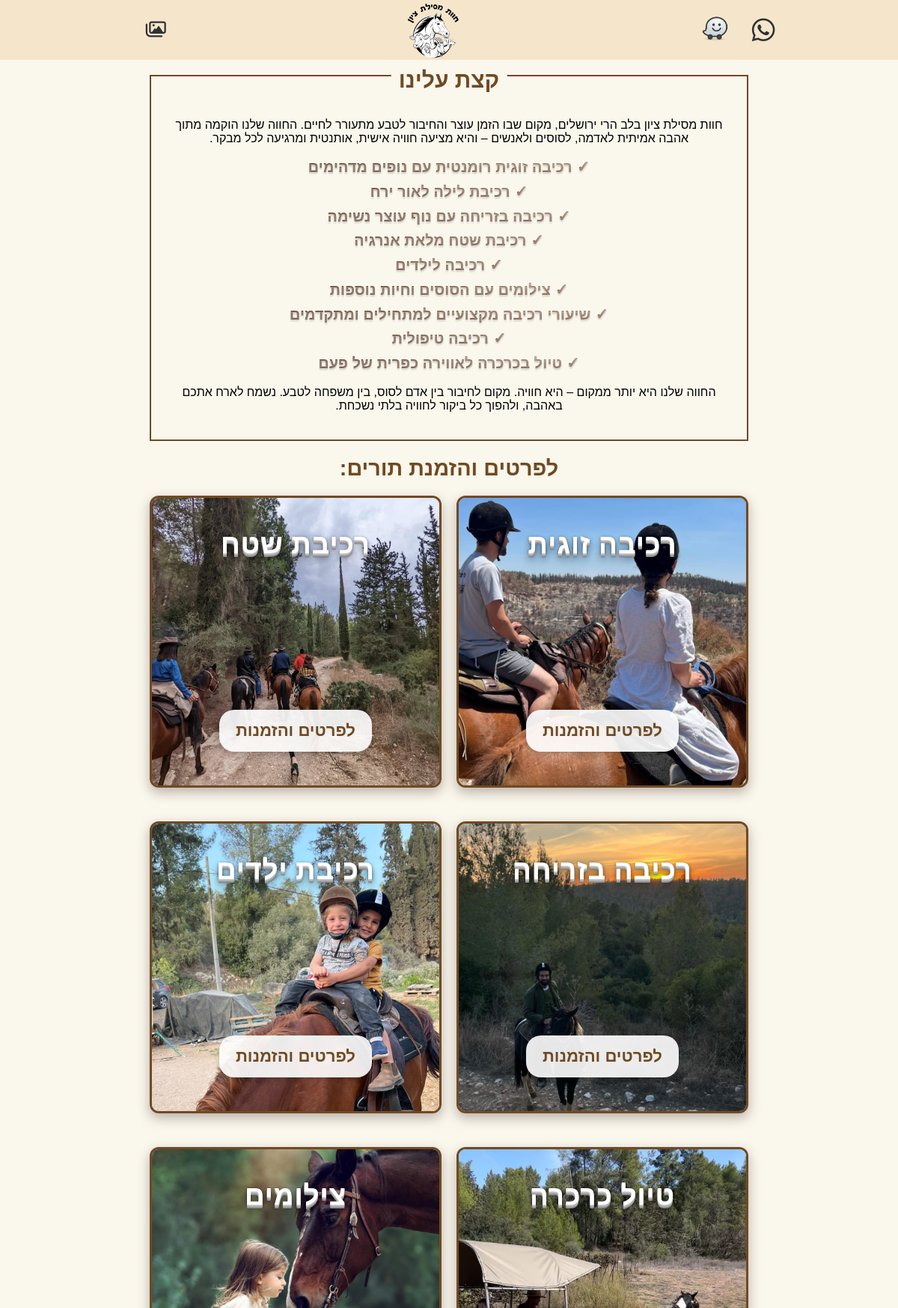
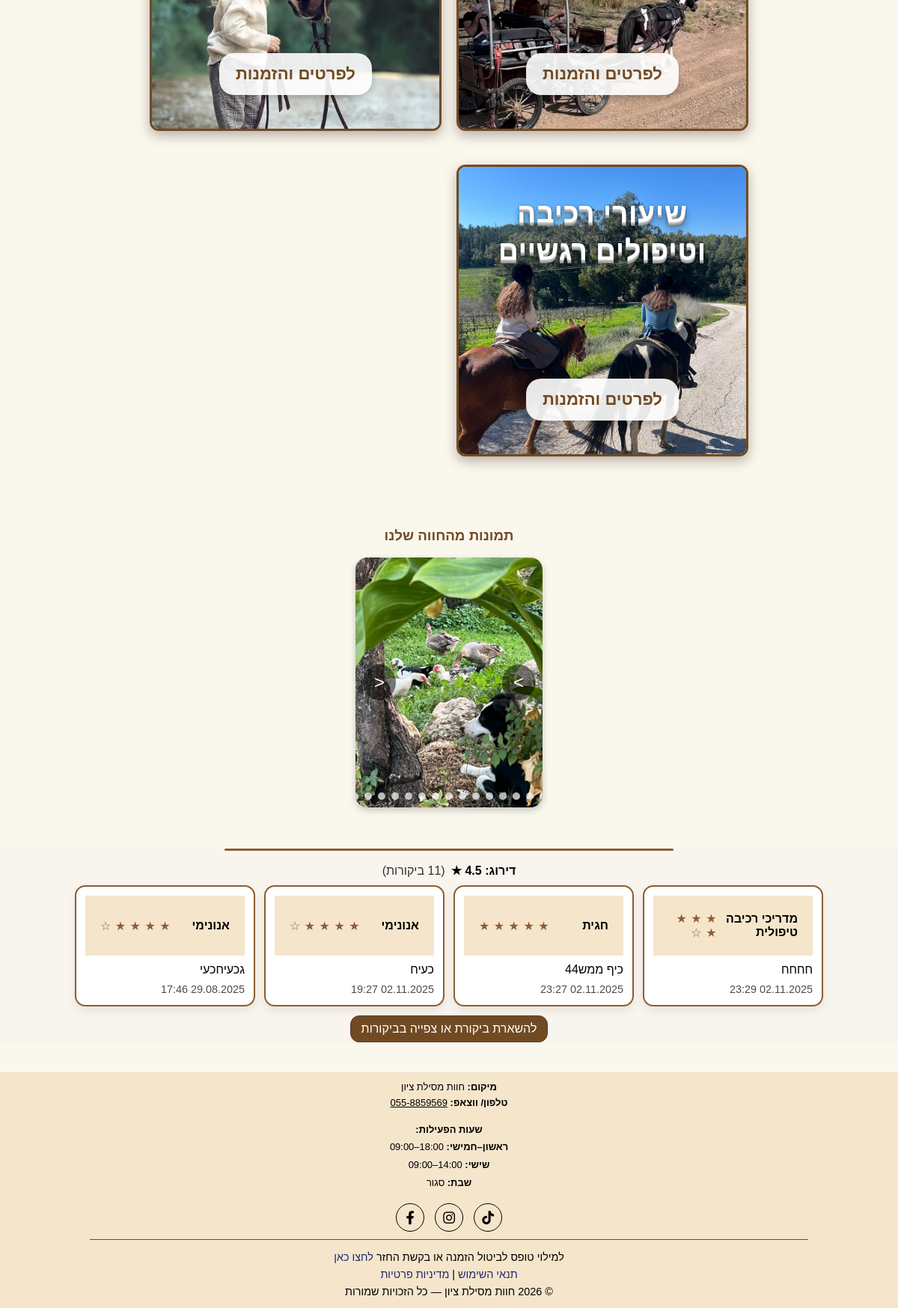
The page / on the database its author committed (2 pictures, top to bottom).
### homePage/models.py (models this page shows, shortened)
class SiteReview(models.Model):                               # מודל תגובה/דירוג לכל האתר
    name = models.CharField("שם", max_length=80, blank=True)
    rating = models.PositiveSmallIntegerField("דירוג", validators=[MinValueValidator(1), MaxValueValidator(5)])
    comment = models.TextField("תגובה", blank=True)
    created_at = models.DateTimeField("נוצר ב-", auto_now_add=True)      # נוצר ב־save הראשון
    updated_at = models.DateTimeField("עודכן ב-", auto_now=True)          # מתעדכן בכל save
    class Meta:
        ordering = ['-created_at']                            # תציגו מהחדש לישן
        indexes = [models.Index(fields=['created_at'])]
        verbose_name = "ביקורת"
        verbose_name_plural = "ביקורות"

class BusinessHours(models.Model):
    season = models.CharField(max_length=10, choices=[("summer","קיץ"),("winter","חורף")])
    days = models.ManyToManyField('Weekday', related_name="business_hours")
    start_time = models.TimeField()
    end_time = models.TimeField()
    class Meta:
        verbose_name = "שעות עבודה כלליות"
        verbose_name_plural = "שעות עבודה כלליות"

### homePage/views.py (the view)
# urls.py: path('', views.home, name='home'),
def home(request):
    hours_rows = build_business_hours_rows()         # שלך, מחזיר ראשון..שבת
    hours_rows = group_consecutive_hours(hours_rows) # קיבוץ רצפים זהים
    popup_payload = request.session.pop('payment_popup', None)  # קריאה חד-פעמית
    is_winter = ((timezone.localtime().dst() or timedelta(0)) == timedelta(0))
    latest_reviews = list(SiteReview.objects.order_by('-created_at')[:4])  # ← 4 אחרונות
    reviews_total  = SiteReview.objects.count()
    reviews_avg    = SiteReview.objects.aggregate(avg=Avg('rating'))['avg'] or 0
    return render(request, "homePage/home.html", {
        "hours_rows": hours_rows,    # שם המפתח לא משתנה → אין שינוי בתבנית
        "is_winter": is_winter,
        "payment_popup_json": json.dumps(popup_payload) if popup_payload else None,
        "latest_reviews": latest_reviews,
        "reviews_total": reviews_total,
        "reviews_avg": reviews_avg,
    })

### homePage/utils.py (called while the page is built)
def group_consecutive_hours(rows):
    def get(r, k):
        return r.get(k) if isinstance(r, dict) else getattr(r, k)
    grouped = []
    i = 0
    n = len(rows)
    while i < n:
        j = i
        while (j + 1 < n and
               get(rows[j], "closed") == get(rows[j+1], "closed") and
               (get(rows[j], "closed") or
                (get(rows[j], "start") == get(rows[j+1], "start") and
                 get(rows[j], "end")   == get(rows[j+1], "end")))):
            j += 1
        first_label = get(rows[i], "label")
        last_label  = get(rows[j], "label")
        label = first_label if i == j else f"{first_label}–{last_label}"
        grouped.append({
            "label":  label,
            "start":  get(rows[i], "start"),
            "end":    get(rows[i], "end"),
            "closed": get(rows[i], "closed"),
        })
        i = j + 1
    return grouped

### homePage/templates/homePage/home.html (shortened to what this page needs)
{% extends "homePage/base.html" %}
{% load static %}
{% block extra_css %}
<link rel="stylesheet" href="{% static 'homePage/home_style.css' %}">
{% endblock %}
{% block content %}
    <div class="container">
        <section class="about">
          <div class="frame-text">קצת עלינו</div>
          <p>
            חוות מסילת ציון בלב הרי ירושלים, מקום שבו הזמן עוצר והחיבור לטבע מתעורר לחיים.
            החווה שלנו הוקמה מתוך אהבה אמיתית לאדמה, לסוסים ולאנשים – והיא מציעה חוויה אישית, אותנטית ומרגיעה לכל מבקר.
          </p>
          <ul class="about-list fancy-ink checkmarks">
              <li>רכיבה זוגית רומנטית עם נופים מדהימים</li>
              <li>רכיבת לילה לאור ירח</li>
              <li>רכיבה בזריחה עם נוף עוצר נשימה</li>
              <li>רכיבת שטח מלאת אנרגיה</li>
              <li>רכיבה לילדים</li>
              <li>צילומים עם הסוסים וחיות נוספות</li>
              <li>שיעורי רכיבה מקצועיים למתחילים ומתקדמים</li>
              <li>רכיבה טיפולית</li>
              <li>טיול בכרכרה לאווירה כפרית של פעם</li>
          </ul>
          <p>
            החווה שלנו היא יותר ממקום – היא חוויה. מקום לחיבור בין אדם לסוס, בין משפחה לטבע.
            נשמח לארח אתכם באהבה, ולהפוך כל ביקור לחוויה בלתי נשכחת.
          </p>
        </section>
        <section class="activities">
            <h2>לפרטים והזמנת תורים:</h2>
            <ul>
                <li>
                    <div class="activity-button">
                        <a href="{% url 'couple_riding' %}" class="details-link"> <h4> לפרטים והזמנות</h4></a>
                        <img src="{% static 'homePage/images/couple-riding.jpg' %}" alt="רכיבה זוגית">
                        <span class="title-text">רכיבה זוגית </span>
                    </div>
                </li>
                <li>
                    <div class="activity-button" >
                        <a href="{% url 'group_riding' %}" class="details-link"> <h4> לפרטים והזמנות</h4></a>
                        <img src="{% static 'homePage/images/group-riding.jpg' %}" alt="רכיבה קבוצתית">
                        <span class="title-text">רכיבת שטח</span>
                    </div>
                </li>
                <li>
                    <div class="activity-button" >
                        <a href="{% url 'sunrise_riding' %}" class="details-link"> <h4> לפרטים והזמנות</h4></a>
                        <img src="{% static 'homePage/images/sunrise-riding.jpg' %}" alt="רכיבה בזריחה">
                        <span class="title-text">רכיבה בזריחה</span>
                    </div>
                </li>
                <li>
                    <div class="activity-button" >
                        <a href="{% url 'children_riding' %}" class="details-link"> <h4> לפרטים והזמנות</h4></a>
                        <img src="{% static 'homePage/images/children-riding.jpg' %}" alt="רכיבה לילדים">
                        <span class="title-text">רכיבת ילדים</span>
                    </div>
                </li>
                <li>
                    <div class="activity-button" >
                        <a href="{% url 'carriage_trip' %}" class="details-link"> <h4> לפרטים והזמנות</h4></a>
                        <img src="{% static 'homePage/images/carriage-trip.jpg' %}" alt="טיול כרכרה">
                        <span class="title-text">טיול כרכרה</span>
                    </div>
                </li>
                <li>
                    <div class="activity-button" >
                        <a href="{% url 'photographs' %}" class="details-link"> <h4> לפרטים והזמנות</h4></a>
                        <img src="{% static 'homePage/images/photographs.jpg' %}" alt="צילומים">
                        <span class="title-text">צילומים</span>
                    </div>
                </li>
                <li>
                    <div class="activity-button" >
                        <a href="{% url 'riding_lessons' %}" class="details-link"> <h4> לפרטים והזמנות</h4></a>
                        <img src="{% static 'homePage/images/riding-lessons.jpg' %}" alt="שיעורי רכיבה">
                        <span class="title-text">שיעורי רכיבה וטיפולים רגשיים</span>
                    </div>
                </li>
            </ul>
        </section>
    </div>
    <section class="carousel">
        <h3>תמונות מהחווה שלנו</h3>
        <div class="carousel-container">
            <img id="carousel-image" src="{% static 'homePage/images/p1.jpg' %}" alt="תמונה מהחווה">
            <button class="prev-btn">&lt;</button> <button class="next-btn">&gt;</button> <div class="carousel-dots"></div>
        </div>
    </section>
    <section class="reviews-wrap" dir="rtl">
      <div class="reviews-header">
        {% if reviews_total %}
          <span class="avg">דירוג: {{ reviews_avg|floatformat:1 }} ★</span>
          <span class="count">({{ reviews_total }} ביקורות)</span>
        {% else %}
          <span>עדיין אין ביקורות — תהיו הראשונים!</span>
        {% endif %}
      </div>
      <div class="reviews-grid">
        {% for r in latest_reviews %}
          <article class="review-card">
            <header class="review-head">
              <strong class="review-who">{{ r.name|default:"אנונימי" }}</strong>
              <span class="stars" aria-label="{{ r.rating }} כוכבים">
                {% for i in "12345" %}
                  {% if forloop.counter <= r.rating %}★{% else %}☆{% endif %}
                {% endfor %}
              </span>
            </header>
            {% if r.comment %}
              <p class="review-comment">{{ r.comment|truncatechars:180 }}</p>
            {% endif %}
            <small class="review-ts">{{ r.created_at|date:"d.m.Y H:i" }}</small>
          </article>
        {% endfor %}
      </div>
      <a class="see-all" href="{% url 'site_reviews' %}">להשארת ביקורת או צפייה בביקורות</a>
    </section>
{% endblock %}
{% block footer %}
<footer class="contact-section">
    <div>
        <strong>מיקום:</strong>
        חוות מסילת ציון
    </div>
    <div>
        <strong>טלפון/ ווצאפ:</strong>
    <a href="tel:+97255-8859569" class="tel-color">055-8859569 </a>
    </div>
    <ul class="hours-list">
      <strong>שעות הפעילות:</strong>
      {% for row in hours_rows %}
        <li>
          <strong>{{ row.label }}:</strong>
          {% if row.closed %}
            סגור
          {% else %}
            <span class="time-range" dir="ltr">
              {{ row.start|time:"H:i" }}&ndash;{{ row.end|time:"H:i" }}
            </span>
          {% endif %}
        </li>
      {% endfor %}
    </ul>
</footer>
{% endblock %}

### homePage/templates/homePage/base.html (shortened to what this page needs)
{% load static %}
<!DOCTYPE html>
<html lang="he" dir="rtl">
<head>
    <link rel="stylesheet" href="{% static 'homePage/base.css' %}">
    <link rel="stylesheet" href="https://cdnjs.cloudflare.com/ajax/libs/font-awesome/6.4.0/css/all.min.css">
    {% block extra_css %}{% endblock %}
</head>
<body>
    <header>
        <div class="right-icons">
            <a href="https://wa.me/972558859569" target="_blank">
                <i class="fa-brands fa-whatsapp whatsapp-icon"></i>
            </a>
            <a href="https://waze.com/ul?ll=31.805655,35.005960&navigate=yes" target="_blank">
                <img src="{% static 'homePage/images/waze.png' %}" alt="Waze" class="waze-icon">
            </a>
        </div>
        {% url 'home' as home_url %}
        <div class="logo">
          <a class="brand {% if request.path == home_url %}is-current{% endif %}" href="{{ home_url }}" aria-label="דף הבית">
            <img src="{% static 'homePage/images/logo.png' %}" alt="חוות סילת ציון לוגו">
          </a>
        </div>
        <div class="left-icons">
            <a href="{% url 'gallery' %}">
                <i class="fa-regular fa-images gallery-icon"></i>
            </a>
        </div>
    </header>
    <main>
        {% block content %}{% endblock %}
    </main>
    <footer>
      {% block footer %}{% endblock %}
        <div class="social-bar" dir="ltr" aria-label="רשתות חברתיות">
          <a class="icon facebook" href="https://www.facebook.com/share/1BcUjJUQyo/ " target="_blank" rel="noopener" aria-label="Facebook" title="Facebook">
            <i class="fa-brands fa-facebook-f" aria-hidden="true"></i>
          </a>
          <a class="icon instagram" href="https://www.instagram.com/mesilatzionfarm/" target="_blank" rel="noopener" aria-label="Instagram" title="Instagram">
            <i class="fa-brands fa-instagram" aria-hidden="true"></i>
          </a>
          <a class="icon tiktok" href="https://www.tiktok.com/@mesilat_zion_farm22" target="_blank" rel="noopener" aria-label="TikTok" title="TikTok">
            <i class="fa-brands fa-tiktok" aria-hidden="true"></i>
          </a>
        </div>
        <div class="privacy">
            למילוי טופס לביטול הזמנה או בקשת החזר
            <a href="{% url 'cancel_request' %}">לחצו כאן</a><br>
            <a href="{% url 'terms' %}">  תנאי השימוש  </a>   |
            <a href="{% url 'privacy' %}">  מדיניות פרטיות  </a><br>
        </div>
     <p class="rights">© {% now "Y" %} חוות מסילת ציון — כל הזכויות שמורות</p>
    </footer>
</body>
</html>

### homePage/static/homePage/base.css (style rules this page uses)
:root { --main-color: #704a22; --main-emerald: #fcfad4; --main-bright: #f5e5cb; --main-muted:#6b786f; --main-border:#faf0dc; --main-bor-der:#faf0dc; --main-white:#faf7f2; --main-background: #faf7ed; }
header { height: 80px; width: 100%; margin: 0; padding: 0 20px; display: flex; background-color: var(--main-bright); justify-content: space-around; position: sticky; top: 0; left: 0; right: 0; z-index: 10000; box-sizing: border-box; }
.logo img { height: 100%; display: table; width: auto; margin: 0 30px; }
.left-icons, .right-icons { display: flex; align-items: center; gap: 30px; font-size: 24px; }
.whatsapp-icon { font-size: 35px; cursor: pointer; color: #2f3133; }
.waze-icon { width: 40px; height: auto; cursor: pointer; }
.gallery-icon { color: #2f3133; }
html, body { min-height: 100dvh; }
body { margin: 0; padding: 0; background: var(--main-background)!important; }
.privacy { width: 80%; margin: 0 auto; border-top: 1px solid var(--main-color); padding-top: 12px; text-align: center; }
.privacy a { color: #1f2973; text-decoration: none; }
footer { background-color: var(--main-bright); font-size: 0.9em; line-height: 1.6; font-family: Arial, sans-serif !important; }
.rights { padding-bottom: 10px; margin: 0; text-align: center; }
.social-bar { display: flex; gap: 14px; align-items: center; justify-content: center; margin-bottom: 10px; padding-top: 10px; }
.social-bar .icon { width: 36px; height: 36px; display: inline-flex; align-items: center; justify-content: center; color: #000; border: 1px solid #000; border-radius: 50%; text-decoration: none; transition: transform .15s ease, background .2s ease, border-color .2s ease, color .2s ease; }
.social-bar .icon i { font-size: 18px; line-height: 1; }
:root { --brown: #2C1B10; --brown-light: #C49A6C; }

### rows shown on the page
SiteReview: name "מדריכי רכיבה טיפולית", rating 4 (drawn), comment "חחחח", created_at "02.11.2025 23:29"
SiteReview: name "חגית", rating 5 (drawn), comment "כיף ממש44", created_at "02.11.2025 23:27"
SiteReview: name "אנונימי", rating 4 (drawn), comment "כעיח", created_at "02.11.2025 19:27"
SiteReview: name "אנונימי", rating 4 (drawn), comment "גכעיחכעי", created_at "29.08.2025 17:46"
BusinessHours: start "09:00", end "18:00"
BusinessHours: start "09:00", end "14:00"

### other values the page prints
{{ reviews_avg|floatformat:1 }} "4.5"
{{ row.label }} "ראשון–חמישי" "שישי" "שבת"
